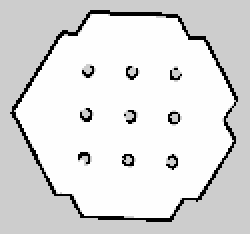
#> input picture smrr_crowdnav/smrr_crowdnav/maps/my_map.pgm, 125 x 117 px (shown 2 times larger)
$ python map.py
#> lines starting #> are read from the running program, lines starting #| are printed output that depends on the picture; after the words box and inside, x2 and y2 are one past the last pixel; in counts of white or black regions, pixels touching at a corner belong together
import cv2
import numpy as np
import yaml
import matplotlib.pyplot as plt

#### This is for annotate the given map (using .pgm and .yaml) to represent obstacles as lines.
### After running this code, it will appear a plot with dots
### first touch - stating point of the line
### second touch - end of the line
### to save the lines press "s". this will update the .txt file (to use later in combined_lines_publisher.py)


# Load the map image
map_image = cv2.imread('my_map.pgm', cv2.IMREAD_GRAYSCALE)
#> map_image is the input picture: shape (117, 125); min 0, max 254, mean 220.9

# Read the .yaml file
with open('my_map.yaml', 'r') as file:
    map_metadata = yaml.safe_load(file)

# Extract necessary parameters
resolution = map_metadata['resolution']  # meters per pixel
origin = map_metadata['origin']          # (x, y, yaw)

# Threshold the image to make walls distinct
_, thresh_image = cv2.threshold(map_image, 127, 255, cv2.THRESH_BINARY_INV)
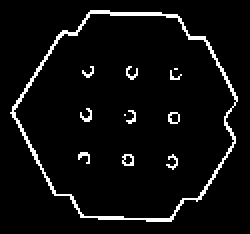
#> thresh_image: shape (117, 125) (shown 2 times larger); 5.2% white in thin lines or dots, all inside (x1, y1, x2, y2) = (5, 5, 119, 111)

# Use Canny edge detection to find edges
edges = cv2.Canny(thresh_image, 50, 150)
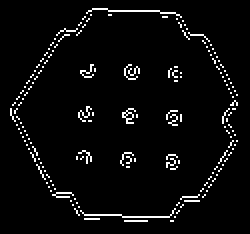
#> edges: shape (117, 125) (shown 2 times larger); 4.2% white in thin lines or dots, all inside (x1, y1, x2, y2) = (5, 4, 119, 111)

# Find contours in the edge-detected image
contours, _ = cv2.findContours(edges, cv2.RETR_EXTERNAL, cv2.CHAIN_APPROX_SIMPLE)
#> contours = 175 contours, all with area under 20

# Check if contours were found
if not contours:
    print("No contours found.")
else:
    print(f"Found {len(contours)} contours.")
#| Found 175 contours.

# Initialize a list to store line segments
line_segments = []

# Convert pixel positions to real-world coordinates
def pixel_to_real_world(pixel_point):
    x_pixel, y_pixel = pixel_point
    x_meters = origin[0] + x_pixel * resolution
    y_meters = origin[1] + (map_image.shape[0] - y_pixel) * resolution  # Invert y-axis
    return (x_meters, y_meters)

# Ramer-Douglas-Peucker algorithm implementation
def rdp(points, epsilon):
    if len(points) < 3:
        return points

    # Find the point with the maximum distance from the line between the endpoints
    start, end = points[0], points[-1]
    dmax = 0
    index = -1
    for i in range(1, len(points) - 1):
        d = np.abs(np.cross(end - start, start - points[i])) / np.linalg.norm(end - start)
        if d > dmax:
            index = i
            dmax = d

    if dmax > epsilon:
        left = rdp(points[:index + 1], epsilon)
        right = rdp(points[index:], epsilon)
        return left[:-1] + right
    else:
        return [start, end]

# Approximate each contour to a polyline (line segments)
for contour in contours:
    epsilon = 5  # Adjust this value for how much simplification is needed
    approx = cv2.approxPolyDP(contour, epsilon, True)

    # Convert to real-world coordinates and apply RDP for simplification
    points = np.array([pixel_to_real_world(tuple(pt[0])) for pt in approx])
    simplified_points = rdp(points, epsilon=0.1)  # Adjust epsilon as needed

    # Store the line segments
    for i in range(len(simplified_points) - 1):
        line_segments.append((simplified_points[i], simplified_points[i + 1]))
#> this loop made 175 passes
#> after the loop, line_segments = 23 items, first 6: ([1.8, -2.16], [2.35, -2.16]), ([0.8, -2.11], [1.15, -2.11]), ([3.05, -1.86], [0.7, -1.91]), ([3.3, -1.66], [3.65, -1.66]), ([3.65, -1.51], [3.2, -1.61]), ([0, -1.51], [0.5, -1.51])

# Check if line segments were found
if not line_segments:
    print("No line segments found.")
else:
    print(f"Found {len(line_segments)} line segments.")
#| Found 23 line segments.

# Visualization using Matplotlib
plt.figure(figsize=(10, 10))
plt.imshow(map_image, cmap='gray', origin='upper')
plt.title('Map with Detected Line Segments and Contours')

# Draw each line segment on the map
for start, end in line_segments:
    plt.plot([start[0], end[0]], [start[1], end[1]], color='red')
#> this loop made 23 passes
#> (start, end) on passes 1 to 12: ([1.8, -2.16], [2.35, -2.16]), ([0.8, -2.11], [1.15, -2.11]), ([3.05, -1.86], [0.7, -1.91]), ([3.3, -1.66], [3.65, -1.66]), ([3.65, -1.51], [3.2, -1.61]), ([0, -1.51], [0.5, -1.51]), ([-0.4, -0.76], [-0.2, -1.11]), ([2.85, -0.61], [3.1, -0.56]), ([1.95, -0.46], [1.75, -0.76]), ([4.35, -0.41], [4.15, -0.71]), ([0.65, -0.46], [0.95, -0.66]), ([3, 0.49], [3.1, 0.24])

# Draw each contour in a different color
for contour in contours:
    contour_points = np.array([pixel_to_real_world(tuple(pt[0])) for pt in contour])
    plt.plot(contour_points[:, 0], contour_points[:, 1], color='blue', alpha=0.5)  # Change color and transparency as needed
#> this loop made 175 passes
#> contour on passes 19 to 21: [[103, 95]], [[25, 95]], [[101, 94], [100, 95]]

# Set the axes to be equal and adjust limits
plt.axis('equal')
plt.xlim(origin[0] - 1, origin[0] + map_image.shape[1] * resolution + 1)
plt.ylim(origin[1] - 1, origin[1] + map_image.shape[0] * resolution + 1)
plt.xlabel('X (meters)')
plt.ylabel('Y (meters)')
plt.grid()
plt.show()
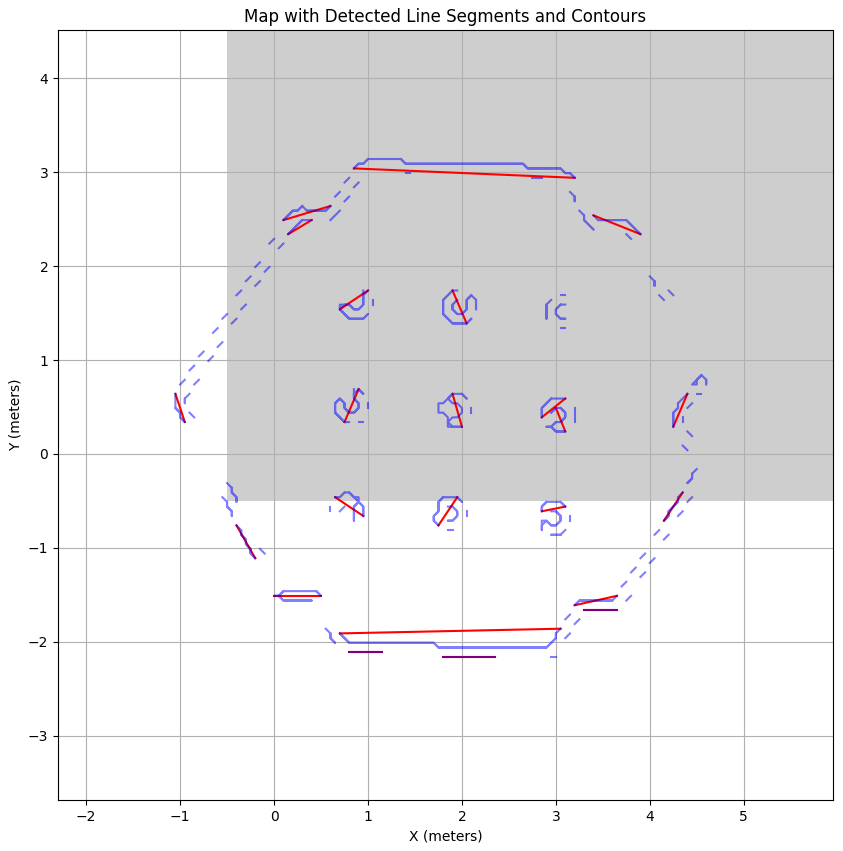
#> figure drawn by matplotlib, 1 panel

$ run again, with smrr_crowdnav/smrr_crowdnav/maps/map_to_lines.png saved as smrr_crowdnav/smrr_crowdnav/maps/my_map.pgm
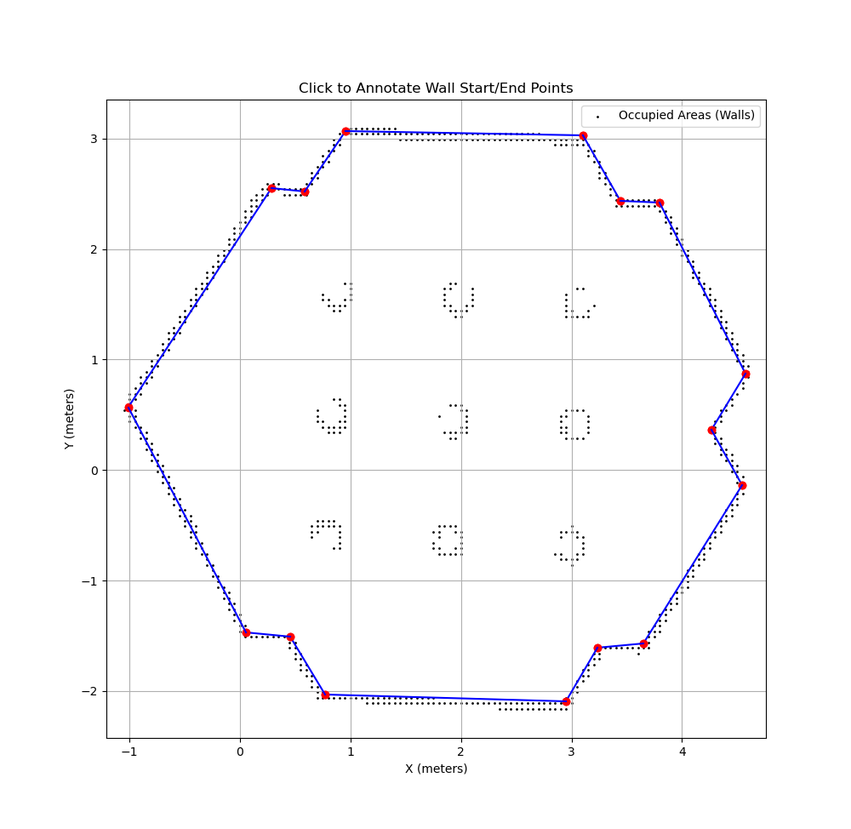
#> input picture smrr_crowdnav/smrr_crowdnav/maps/map_to_lines.png, 851 x 829 px, shrunk from 1000 x 974 before the run
#> `_, thresh_image = cv2.threshold(map_image, 127, 255, cv2.THRESH_BINARY..`:
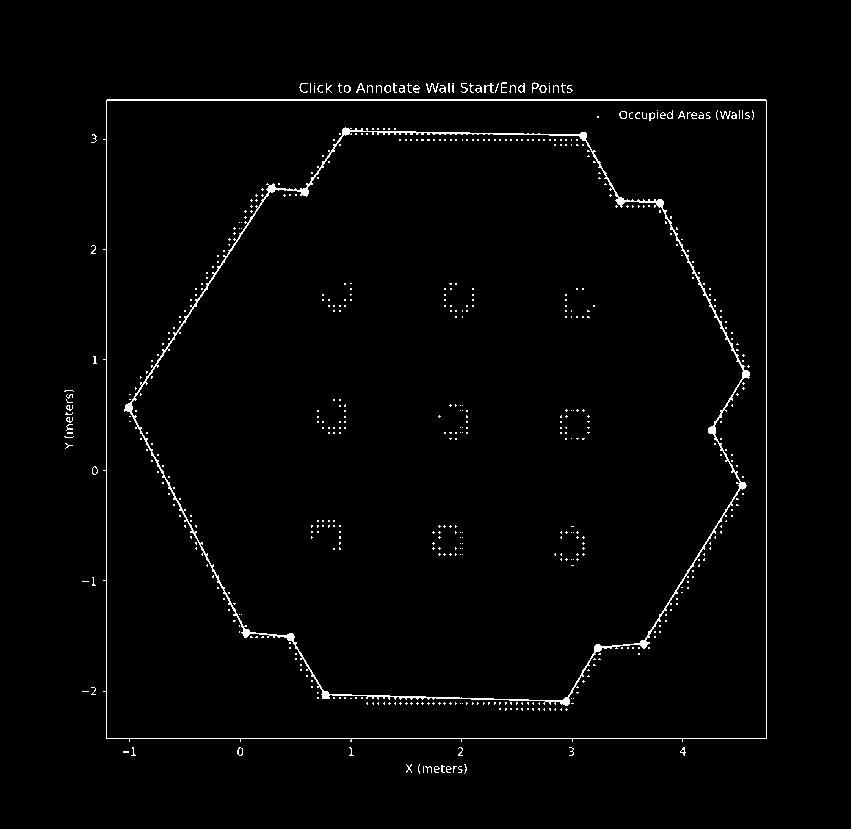
#> thresh_image: shape (829, 851); 1.7% white in thin lines or dots, all inside (x1, y1, x2, y2) = (64, 82, 767, 774)
#> edges: shape (829, 851); 1.6% white in thin lines or dots, all inside (x1, y1, x2, y2) = (64, 81, 768, 774)
#> contours = 1038 contours, 1035 with area under 20; largest, box (x1, y1, x2, y2) and area: (102, 98, 768, 739) 38, (407, 82, 419, 93) 26, (313, 82, 316, 93) 20
#| Found 1038 contours.
#> the loop `for contour in contours:` made 1038 passes
#> after the loop `for contour in contours:`: line_segments = 199 items, first 6: ([19.15, 0.59], [19.3, 0.34]), ([20.45, 0.44], [21.55, 0.54]), ([59.9, 1.67], [60.2, 1.67]), ([21.9, 0.79], [21.95, 0.54]), ([19.65, 0.79], [19.6, 0.29]), ([19, 0.79], [18.95, 0.34])
#| Found 199 line segments.
#> the loop `for start, end in line_segments:` made 199 passes
#> (start, end) on passes 1 to 3: ([19.15, 0.59], [19.3, 0.34]), ([20.45, 0.44], [21.55, 0.54]), ([59.9, 1.67], [60.2, 1.67])
#> the loop `for contour in contours:` made 1038 passes
#> contour on passes 14, 15, 17: [[411, 766]], [[466, 765], [466, 766]], [[454, 765], [453, 766], [454, 765], [456, 765]]
#> `plt.show()`:
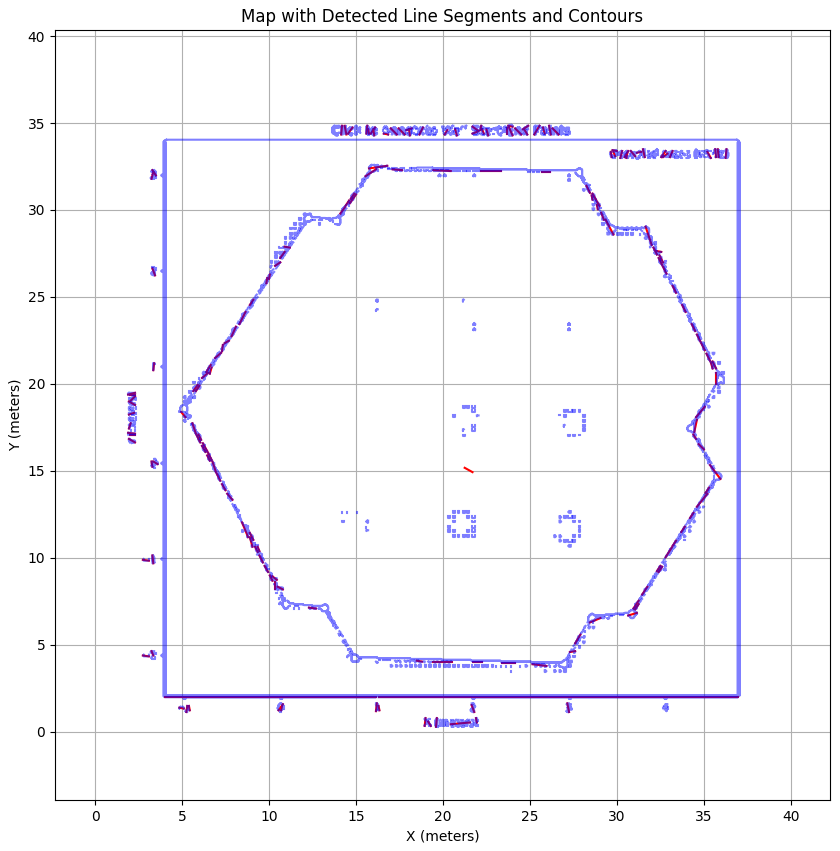
#> figure drawn by matplotlib, 1 panel
